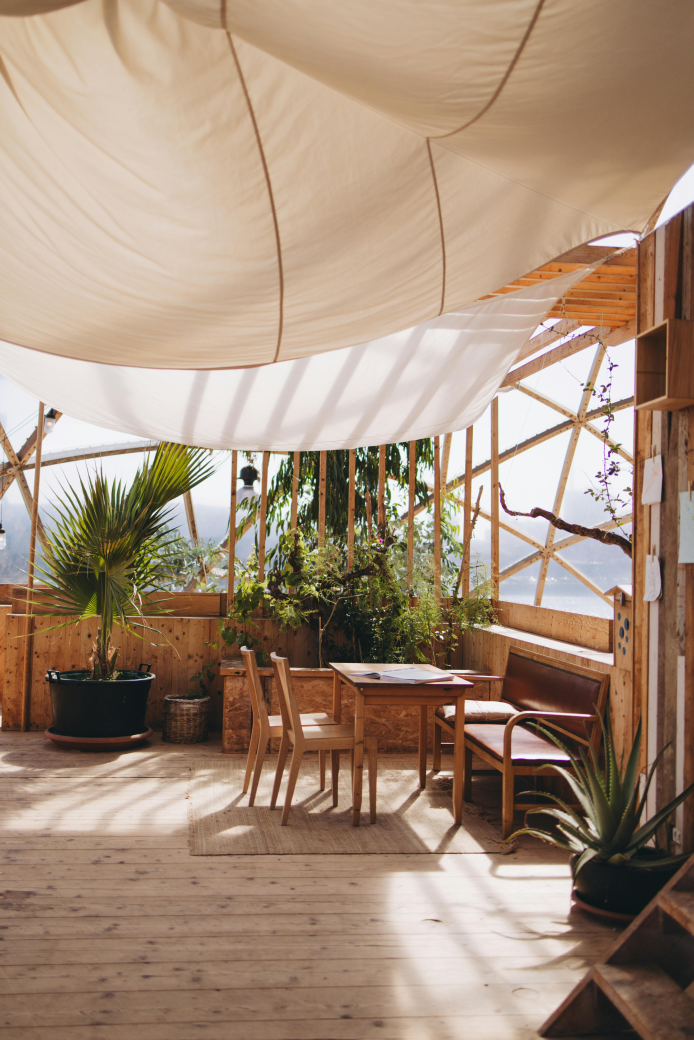
#> input picture ch_03/img/img_006.jpg, 4160 x 6240 px, given in place of pedestrians.avi, which was not available (shown at 1/6 size)
$ jupyter execute --allow-errors machinlearning.ipynb   (shell and % lines are left out)   (older library calls are emulated)   (text cells are left out)
#> lines starting #> are read from the running program, lines starting #| are printed output that depends on the picture; pictures that were not available may be replaced by others from this repository, and a replacement may not be noted
[cell 1]
#k-means rand num cluster
import numpy as np,cv2
import matplotlib.pyplot as plt

a=np.random.randint(0,150,(25,2))
b=np.random.randint(128,255,(25,2))
data=np.vstack((a,b)).astype(np.float32)
criteria=(cv2.TERM_CRITERIA_EPS+cv2.TERM_CRITERIA_MAX_ITER,10,1.0)
ret,label,center=cv2.kmeans(data,2,None,criteria,10,cv2.KMEANS_RANDOM_CENTERS)
red=data[label.ravel()==0]
blue=data[label.ravel()==1]

plt.scatter(red[:,0],red[:,1],c='r')
plt.scatter(blue[:,0],blue[:,1],c='b')
plt.scatter(center[0,0],center[0,1],s=100,c='r',marker='s')
plt.scatter(center[1,0],center[1,1],s=100,c='b',marker='s')
plt.show()
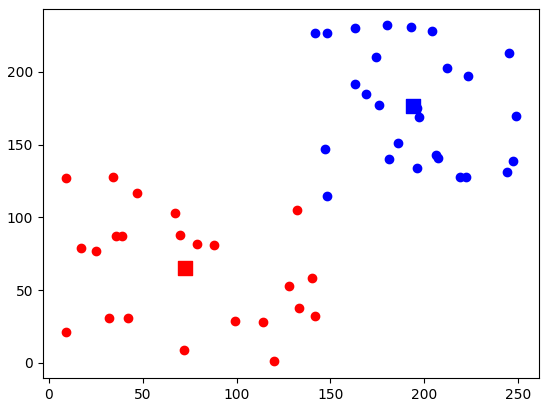
#> figure drawn by matplotlib, 1 panel

[cell 2]
#16 of color cluster
import cv2
import numpy as np

k=16
img=cv2.imread('img_latte.png')
#> (the rest of this cell did not finish here and is left out)

[cell 3]
#MNIST handwright num image-set common module
import numpy as np,cv2
data=None
k=list(range(10))

# [48 lines left out: functions load, getData, getTrain, getTest, digit2data, not called in this run]

[cell 4]
#MNIST handwright cluster using k-means
import cv2,numpy as np
import matplotlib.pyplot as plt
import mnist

#> (the rest of this cell did not finish here and is left out)

[cell 5]
#k-nn rand num cluster
import cv2, numpy as np
import matplotlib.pyplot as plt

trainData=np.random.randint(0,100,(25,2)).astype(np.float32)
labels=np.random.randint(0,2,(25,1))
red=trainData[labels.ravel()==0]
blue=trainData[labels.ravel()==1]
plt.scatter(red[:,0],red[:,1],80,'r','^')
plt.scatter(blue[:,0],blue[:,1],80,'b','s')
newcomer=np.random.randint(0,100,(1,2)).astype(np.float32)
plt.scatter(newcomer[:,0],newcomer[:,1],80,'g','o')
knn=cv2.ml.KNearest_create()
knn.train(trainData,cv2.ml.ROW_SAMPLE,labels)
ret,results,neighbours,dist=knn.findNearest(newcomer,3)
print('ret:%s,result:%s,neighbours:%s,distance:%s'%(ret,results,neighbours,dist))
plt.annotate('red' if ret==0.0 else 'blue',xy=newcomer[0],xytext=(newcomer[0]+1))
plt.show()
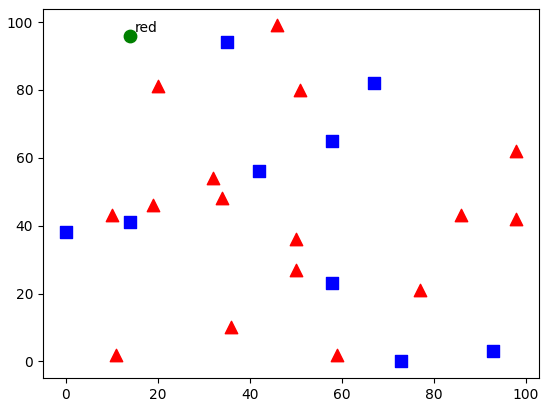
#> figure drawn by matplotlib, 1 panel

[cell 6]
#k-nn movie cluster
import cv2, numpy as np
import matplotlib.pyplot as plt

trainData=np.random.randint(0,100,(25,2)).astype(np.float32)
responses=(trainData[:,0]>trainData[:,1]).astype(np.float32)
action=trainData[responses==0]
comedy=trainData[responses==1]
plt.scatter(action[:,0],action[:,1],80,'b','^',label='action')
plt.scatter(comedy[:,0],comedy[:,1],80,'r','s',label='comedy')
newcomer=np.random.randint(0,100,(1,2)).astype(np.float32)
plt.scatter(newcomer[:,0],newcomer[:,1],200,'g','s',label='new')

knn=cv2.ml.KNearest_create()
knn.train(trainData,cv2.ml.ROW_SAMPLE,responses)
ret,results,neighbours,dist=knn.findNearest(newcomer,3)
print('ret:%s,result:%s,neighbours:%s,distance:%s'%(ret,results,neighbours,dist))
anno_x,anno_y=newcomer.ravel()
label='action' if ret==0 else 'comedy'
plt.annotate(label,xy=(anno_x+1,anno_y+1),xytext=(anno_x+5,anno_y+10),arrowprops={'color':'black'})
plt.xlabel('laugh');plt.ylabel('kick')
plt.legend(loc='upper right')
plt.show()
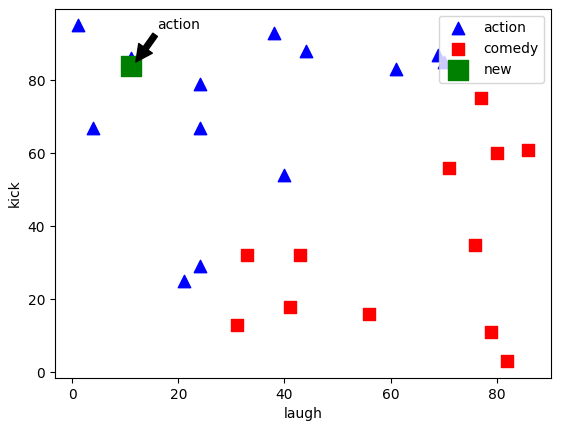
#> figure drawn by matplotlib, 1 panel

[cell 7]
#MNIST handwright num learning w/knn
import numpy as np,cv2
import mnist

#> (the rest of this cell did not finish here and is left out)

[cell 8]
#handwright num cog
import numpy as np,cv2
import mnist
#> (the rest of this cell did not finish here and is left out)

[cell 9]
#SVM rand num org
import cv2
import numpy as np
import matplotlib.pylab as plt

a=np.random.randint(0,158,(25,2))
b=np.random.randint(98,255,(25,2))
trainData=np.vstack((a,b)).astype(np.float32)
responses=np.zeros((50,1),np.int32)
responses[:25]=1

red=trainData[responses.ravel()==0]
plt.scatter(red[:,0],red[:,1],80,'r','^')
blue=trainData[responses.ravel()==1]
plt.scatter(blue[:,0],blue[:,1],80,'b','s')
newcomer=np.random.randint(0,255,(1,2)).astype(np.float32)
plt.scatter(newcomer[:,0],newcomer[:,1],80,'g','o')
svm=cv2.ml.SVM_create()
svm.trainAuto(trainData,cv2.ml.ROW_SAMPLE,responses)
svm.save('svm_rand.xml')
svm2=cv2.ml.SVM_load('svm_rand.xml')
ret,result=svm2.predict(newcomer)
plt.annotate('red' if ret==0 else 'blue',xy=newcomer[0],xytext=(newcomer[0]+1))
print('ret:%s,result:%s'%(ret,result))
plt.show()
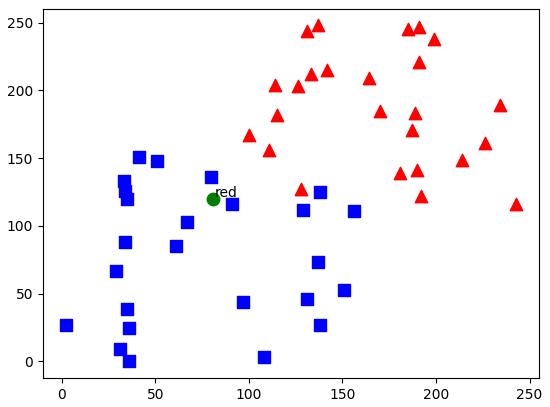
#> figure drawn by matplotlib, 1 panel

[cell 10]
#MNIST hand-write HOG_SVM learning
import cv2
import numpy as np
import mnist
import time

affine_flags=cv2.WARP_INVERSE_MAP|cv2.INTER_LINEAR
# [8 lines left out: function deskew, not called in this run]

winSize=(20,20)
blockSize=(10,10)
blockStride=(5,5)
cellSize=(5,5)
nbins=9
hogDesc=cv2.HOGDescriptor(winSize,blockSize,blockStride,cellSize,nbins)

#> (the rest of this cell did not finish here and is left out)

[cell 11]
#HOG-SVM hand write num rec
import cv2
import numpy as np
import mnist
import svm_mnist_hog_train #MNIST hand-write HOG_SVM learning

#> (the rest of this cell did not finish here and is left out)

[cell 12]
#HOG_SVM pedsrian detect
import cv2

hogdef=cv2.HOGDescriptor()
hogdef.setSVMDetector(cv2.HOGDescriptor_getDefaultPeopleDetector())
hogdaim=cv2.HOGDescriptor((48,96),(16,16),(8,8),(8,8),9)
hogdaim.setSVMDetector(cv2.HOGDescriptor_getDaimlerPeopleDetector())
cap=cv2.VideoCapture('pedestrians.avi')
mode=True
print('Toggle Space-bar to change mode.')
while cap.isOpened():
    ret,img=cap.read()
#> img is the input picture: shape (6240, 4160, 3); mean B, G, R 122.1, 141.9, 164.9
    if ret:
        if mode:
            found,_=hogdef.detectMultiScale(img)
#> found = [[3606, 2460, 69, 138], [3448, 2512, 66, 132], [2371, 2640, 71, 141], [1465, 3494, 67, 134], [3676, 3599, 72, 145], [3727, 3674, 66, 131], [3576, 2289, 71, 141], [249, 4004, 80, 160], [3560, 2030, 82, 164], [2796, 3028, 86, 172], [2478, 3811, 99, 199]]
            for (x,y,w,h) in found:
                cv2.rectangle(img,(x,y),(x+w,y+h),(0,255,0))
            else:
                found,_=hogdaim.detectMultiScale(img)
                for (x,y,w,h) in found:
                    cv2.rectangle(img,(x,y),(x+w,y+h),(0,255,0))
                cv2.putText(img,'Detector:%s'%('Default' if mode else 'Daimler'),(10,50),cv2.FONT_HERSHEY_DUPLEX,1,(0,255,0),1)
                cv2.imshow('frame',img)
                key=cv2.waitKey(1)
                if key==27:
                    break
                elif key==ord(' '):
                    mode=not mode
        else:
            break
cap.release()
cv2.destroyAllWindows()

[cell 13]
#plain and bike rec w/ BOW and SVM
import cv2
import numpy as np
import os,glob,time

startT=time.time()
categories=['airplanes','Motorbikes']
dictionary_size=50
base_path=''#학습 이미지 기본경로
dict_file=''#사전 객체를 저장할 파일 이름
svm_model_file=''#SVM모델 객체 저장할 파일 이름

detector=cv2.xfeatures2d.SIFT_create()
matcher=cv2.BFMatcher(cv2.NORM_L2)
bowTrainer=cv2.BOWKMeansTrainer(dictionary_size)
bowExtractor=cv2.BOWImgDescriptorExtractor(detector,matcher)

train_paths=[]
train_labels=[]
print('Adding descriptor to BOWTrainer...')
for idx,category in enumerate(categories):
    dir_path=base_path+category
    img_paths=glob.glob(dir_path+'/*.jpg')
    img_len=len(img_paths)
    for i,img_path in enumerate(img_paths):
        train_paths.append(img_path)
        train_labels.append(idx)
        img=cv2.imread(img_path)
        gray=cv2.cvtColor(img,cv2.COLOR_BGR2GRAY)
        kpt,des=detector.detectAndCompute(gray,None)
        bowTrainer.add(des)
        print('\t%s %d/%d(%.2f%%)'%(category,i+1,img_len,(i+1)/img_len*100),end='\r')
    print()
print("Adding descriptor completed...")

print('Starting Dictionary clustering(%d)... It will take several time...'%dictionary_size)
#> (the rest of this cell did not finish here and is left out)

[cell 14]
#plane n bike rec w/BOW-SVM
import cv2
import numpy as np

categories=['airplanes','motorbikes']
dict_file='plane_bike_dict.npy'
svm_model_file='plane_bike_svm.xml'

imgs=['a1.jpg','a2.jpg','b1.jpg','b2.jpg']

detector=cv2.xfeatures2d.SIFT_create()
bowExtractor=cv2.BOWImgDescriptorExtractor(detector,cv2.BFMatcher(cv2.NORM_L2))
#> (the rest of this cell did not finish here and is left out)

[cell 15]
#face n eyes ext by harr cascade
import numpy as np
import cv2

face_cascade=cv2.CascadeClassifier('haarcascade_frontalface_default.xml')
eye_cascade=cv2.CascadeClassifier('haarcascade_eye.xml')
img=cv2.imread('img1.png')
#> (the rest of this cell did not finish here and is left out)

#> (a cell that did not finish here is left out)

[cell 17]
#sample collect for LBP
import cv2
import numpy as np
import os

base_dir='' #사진 저장할 디렉터리 경로
target_cnt=400
cnt=0

face_classifier=cv2.CascadeClassifier('haarcascade_frontalface_default.xml')
name=input('Insert User Name:')
#> the answer given: ch_03/img/img_006.jpg
